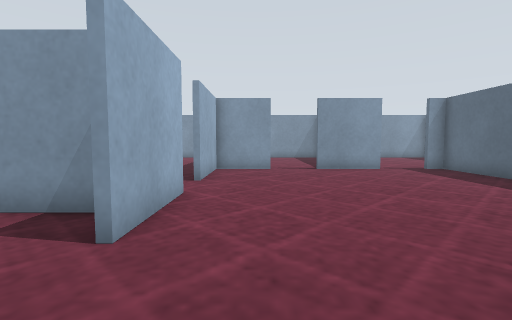
View 1 (above)

18 first-person views from a walk through a robot-simulator world made for Gazebo. The camera is 0.61 m above the floor, tilts 4° down and sees 85° across. The floor is counted in squares, 0.5 m on a side. Each view is taken from the middle of a square. On the plan, view 1 faces up. The plan holds only what a view shows up to about 13 squares ahead; the rest is blank. The place goes on beyond the plan. Surface patterns are stand-ins for the level's own textures.

View 2
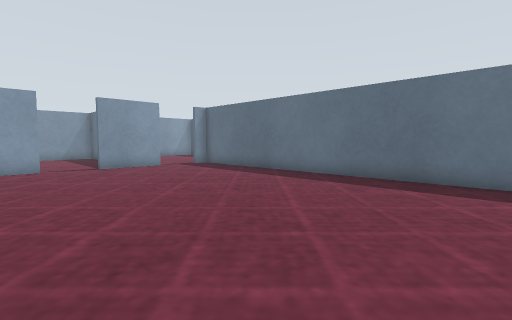

View 3
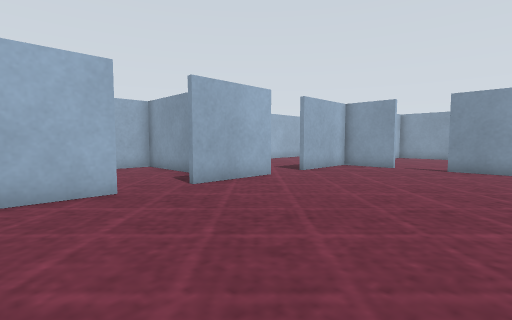

View 4
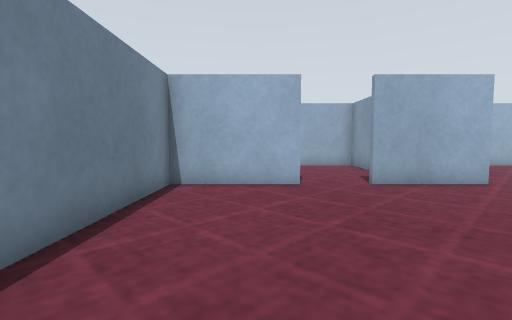

View 5
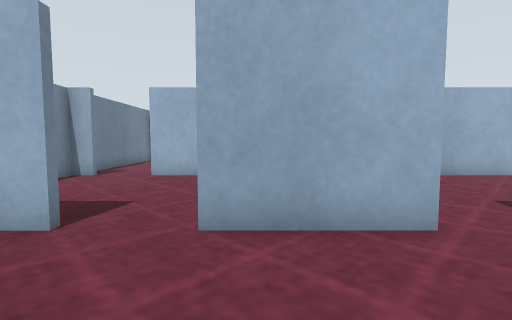

View 6
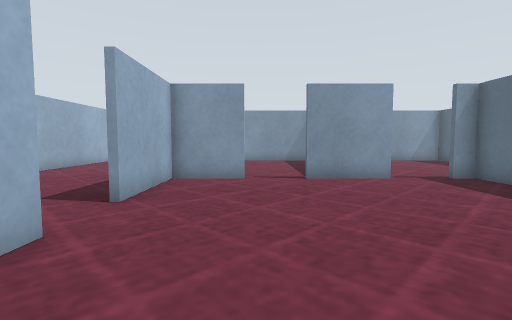

View 7
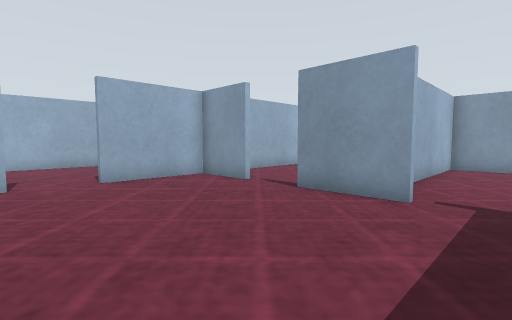

View 8
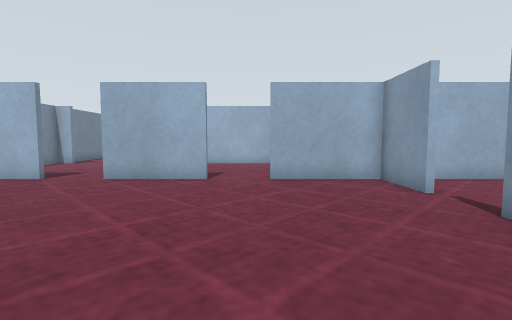

View 9
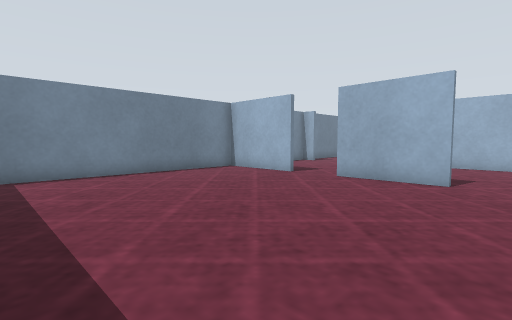

View 10
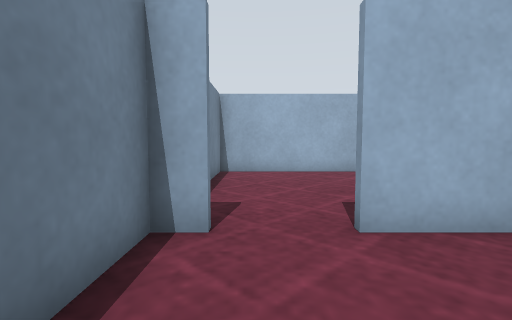

View 11
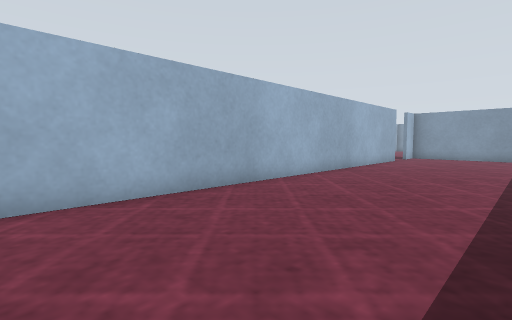

View 12
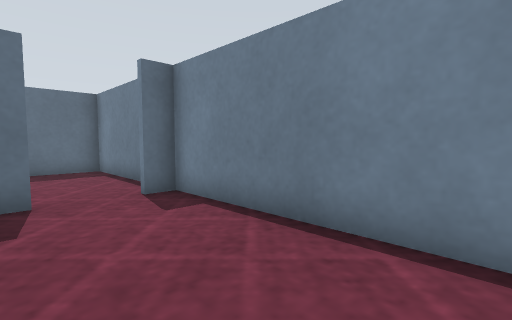

View 13
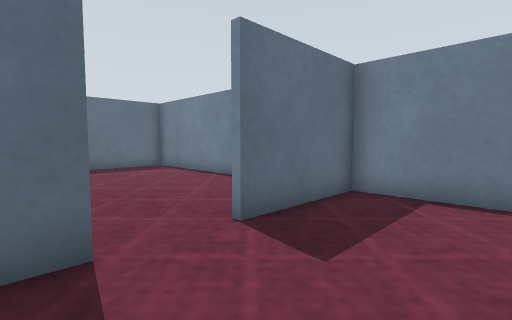

View 14
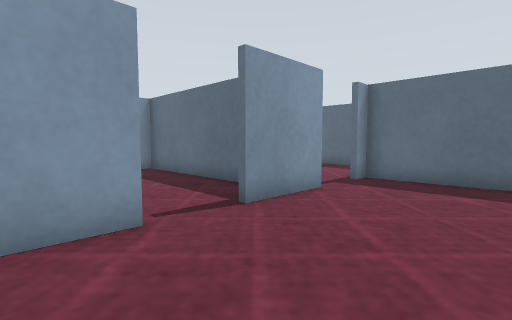

View 15
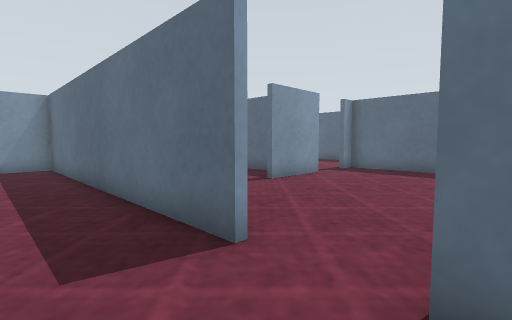

View 16
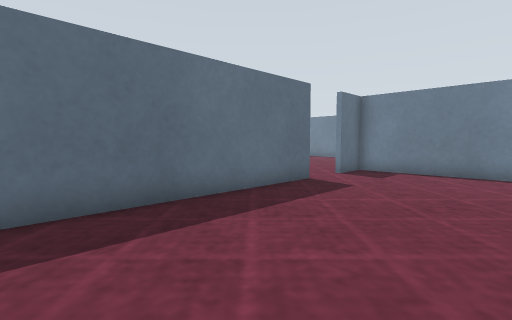

View 17
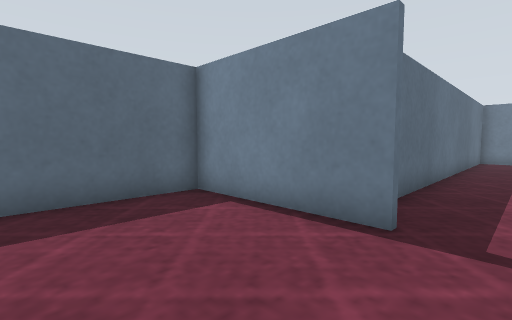

View 18
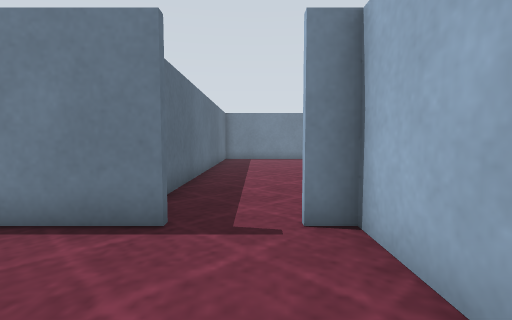

### Floor plan
Points are (right, up) in squares from view 1. A wall is a line through its corners. A room is listed if a view was taken in it or the views show most of it. See-through windows are left out.
Room 1 (views 1, 2, 3, 4, 5, 6, 7, 8, 9, 14)
walls: (-1.7, 6.5) (-1.7, 3.1); (-1.7, 1.2) (-1.7, -2.4) (7.1, -2.4); (0.8, 11.9) (-1.7, 11.9) (-1.7, 8.4); (5.4, 11.9) (2.5, 11.9); (8, -1.6) (8, 11.9)
ways out: opening at (-2, 2.5) to room 2; opening at (-2, 7.5) to room 4; opening at (6.5, 12) to room 5; opening at (1.5, 12)
Room 2 (views 10, 13)
walls: (-1.9, 3.1) (-1.9, 4); (-2.6, 4.6) (-7.6, 4.6) (-7.6, 0.4); (-7.6, -2.4) (-1.9, -2.4) (-1.9, 1.2)
ways out: opening at (-2, 2.5) to room 1; opening at (-8, -0.5) to room 3
Room 3 (views 11, 12)
walls: (-14.8, 11.8) (-14.8, -2.4) (-7.6, -2.4); (-7.8, 0.2) (-7.8, 0.9)
ways out: opening at (-8, -0.5) to room 2
Room 4 (views 15, 16)
walls: (-1.9, 8.4) (-1.9, 16.5); (-7.6, 16.1) (-7.6, 5.4); (-6.6, 4.8) (-1.9, 4.8) (-1.9, 6.5)
ways out: opening at (-2, 7.5) to room 1
Room 5 (views 17, 18)
walls: (7.2, 12.1) (12, 12.1) (12, 15.9); (8, 11.9) (7.2, 11.9); (4.6, 16.5) (4.6, 12.1)
ways out: opening at (6.5, 12) to room 1

Positions as (right, up) in squares from view 1, and headings:
1: (0, 0), facing up
2: (-1, -1), facing up-right
3: (5, -1), facing up-left
4: (6, 0), facing left
5: (2, 4), facing left
6: (1, 3), facing up
7: (7, 6), facing up-left
8: (7, 8), facing left
9: (7, 8), facing down-left
10: (-4, -1), facing left
11: (-9, -1), facing up-left
12: (-14, 1), facing down-right
13: (-5, 4), facing down-right
14: (-1, 8), facing up-right
15: (-4, 6), facing up-right
16: (-7, 16), facing down-right
17: (6, 16), facing down-right
18: (6, 16), facing down
